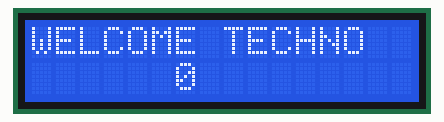
The sketch below on a simulated Arduino Uno, built with avr-gcc and run on an emulated ATmega328P. Parts: 16×2 character LCD.

Above: at 0.1 s.
At 4.1 s:
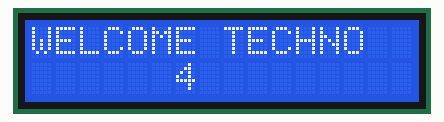
At 9.1 s:
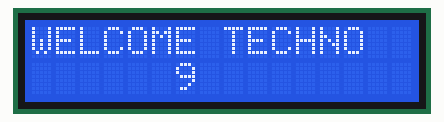
At 19.1 s:
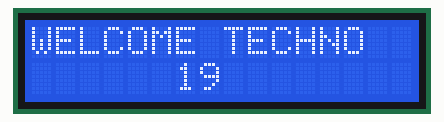
At 29.1 s:
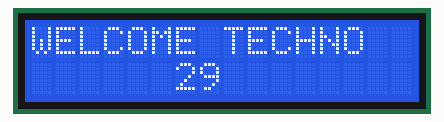
At 39.1 s:
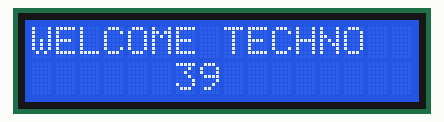

The sketch:

Lcd.ino
```cpp
#include<LiquidCrystal.h>
int rs=12,en=11,d4=5,d5=4,d6=3,d7=2;
LiquidCrystal lcd(rs,en,d4,d5,d6,d7=2);

void setup() {
  // put your setup code here, to run once:
  lcd.begin(16,2);
  lcd.print("WELCOME TECHNO");

}

void loop() {
  // put your main code here, to run repeatedly:
  lcd.setCursor(6,2);
  lcd.print(millis()/1000);

}
```

Measured:
- what the display in image 1 shows lasts 1.0 s, from 4.0 s to 5.0 s
